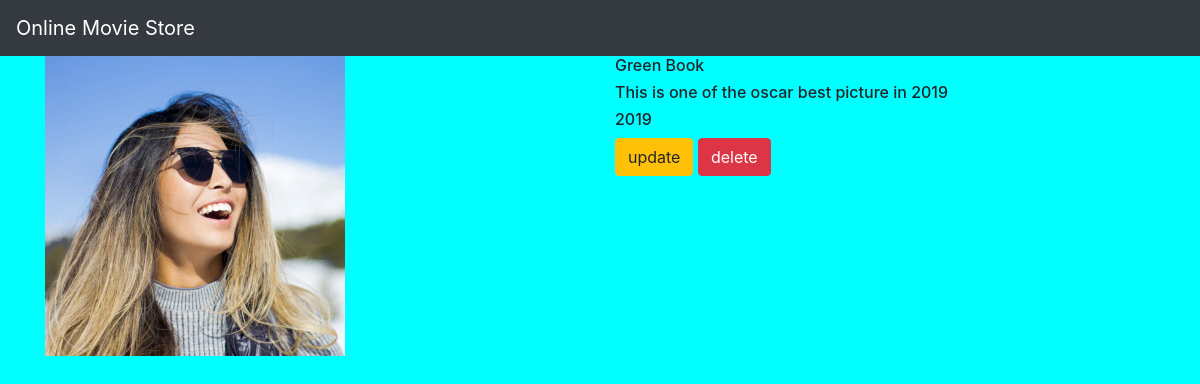
The page /movie/1/ on the database its author committed.
### movieapp/models.py (models this page shows)
class Movie(models.Model):
    name=models.CharField(max_length=250)
    desc=models.TextField()
    year=models.IntegerField()
    img=models.ImageField(upload_to='gallery')

### movieapp/views.py (the view)
# urls.py: path('movie/<int:movie_id>/', views.detail, name='detail'),
def detail(request,movie_id):
    movie=Movie.objects.get(id=movie_id)
    return render(request,"detail.html",{'movie': movie })

### movieapp/templates/detail.html
{% extends 'base.html' %}
{% block body %}
<div class="container">
    <div class="row">
        <div class="col-md-6">
            <img src="{{movie.img.url}}" width="300" height="300">
        </div>
        <div class="col-md-6">
            <h6>{{movie.name}}</h6>
            <h6>{{movie.desc}}</h6>
            <h6>{{movie.year}}</h6>
            <a class="btn btn-warning" href="{% url 'movieapp:update' movie.id %}">update</a>
            <a class="btn btn-danger" href="{% url 'movieapp:delete' movie.id %}">delete</a>
        </div>
    </div>
</div>
{% endblock %}

### static/style.css (style rules this page uses)
body { background-color: aqua; }

### rows shown on the page
Movie: img (picture), name "Green Book", desc "This is one of the oscar best picture in 2019", year "2019"
